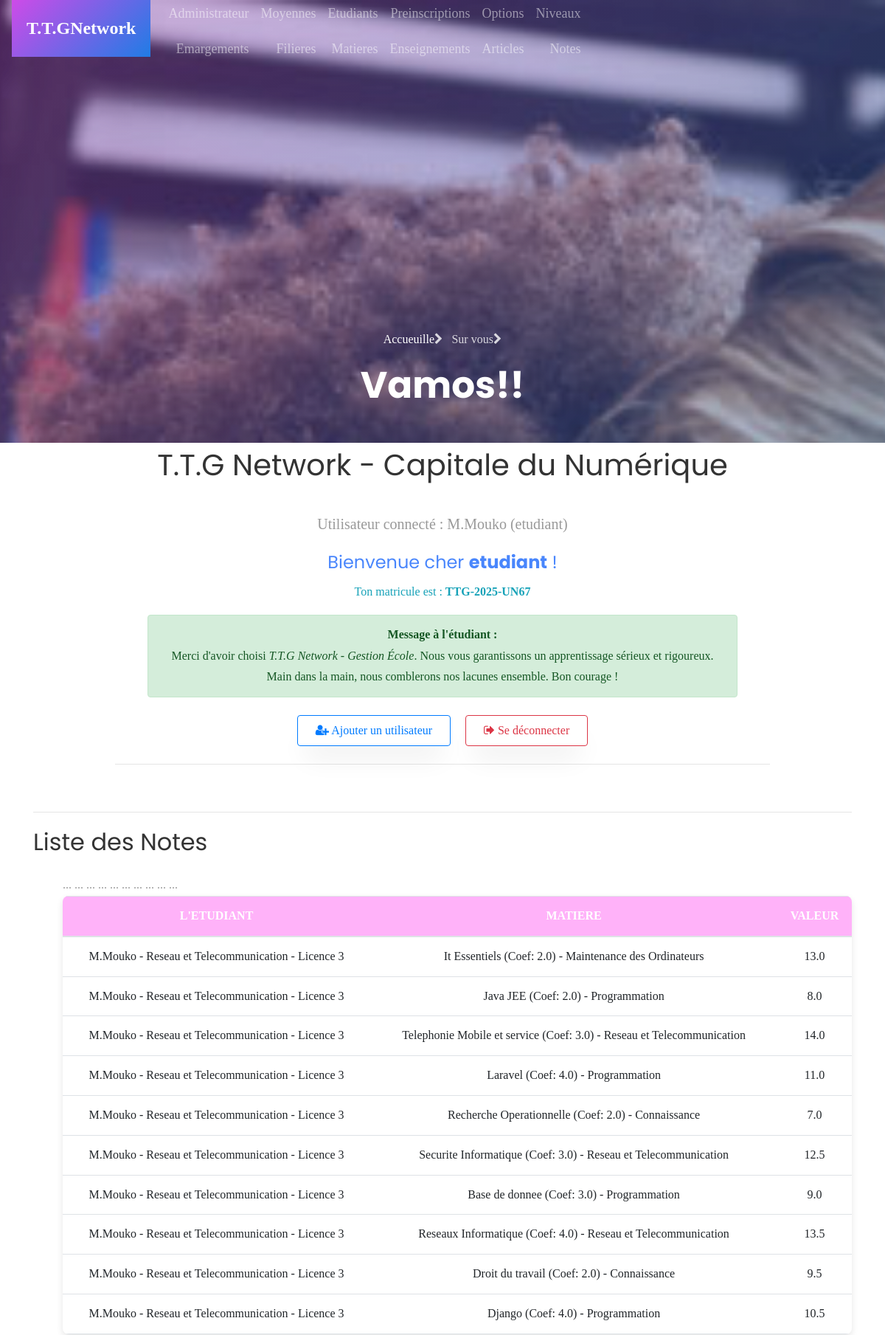
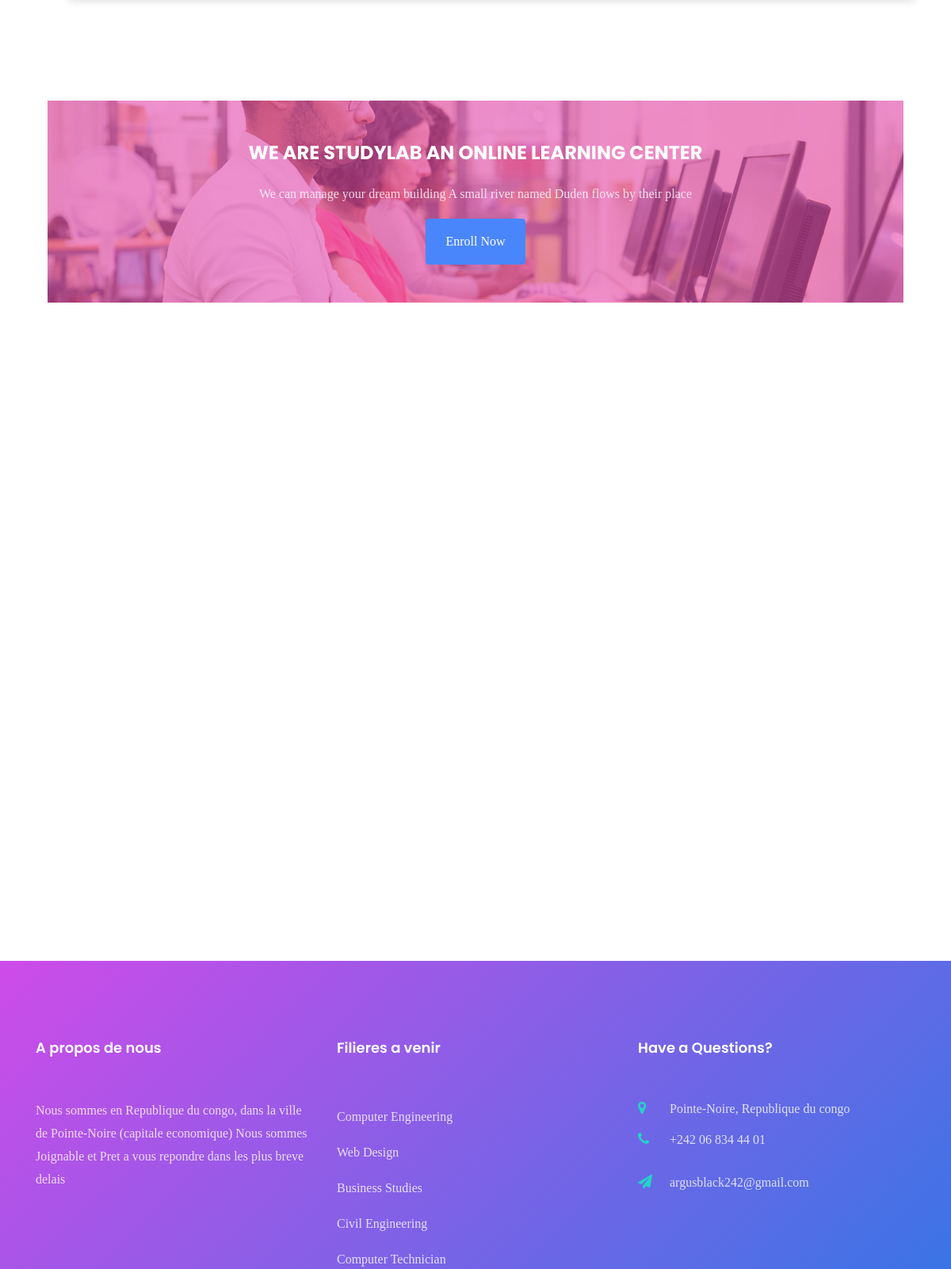
/note (signed in, upper part), run on the app's committed database (2 pictures, top to bottom).
### core/models.py (models this page shows, shortened)
class User(AbstractUser):
    ROLES = (
        ('admin', 'Administrateur'),
        ('formateur', 'Formateur'),
        ('etudiant', 'Étudiant'),
        ('parent', 'Parent'),
    )
    role = models.CharField(max_length=20, choices=ROLES)
    code_formateur = models.CharField(max_length=10, unique=True, null=True, blank=True)
    code_parent = models.CharField(max_length=10, unique=True, null=True, blank=True)
    matricule = models.CharField(max_length=30, unique=True, null=True, blank=True)
    def __str__(self):
        return f"{self.username} ({self.role})"

class Note(models.Model):
    etudiant = models.ForeignKey(Etudiant, on_delete=models.CASCADE)
    matiere = models.ForeignKey(Matiere, on_delete=models.CASCADE)
    valeur = models.FloatField()

class Etudiant(models.Model):
    user = models.OneToOneField(User, on_delete=models.CASCADE, limit_choices_to={'role': 'etudiant'})
    option = models.ForeignKey(Option, on_delete=models.SET_NULL, null=True)
    filiere = models.ForeignKey(Filiere, on_delete=models.SET_NULL, null=True)
    niveau = models.ForeignKey(Niveau, on_delete=models.SET_NULL, null=True)
    date_inscription = models.DateField(default=timezone.now)
    def __str__(self):
        return f"{self.user.username if self.user else 'Inconnu'} - {self.option.nom if self.option else 'Option ?'} - {self.niveau.nom if self.niveau else 'Niveau ?'}"

class Option(models.Model):
    nom = models.CharField(max_length=100)
    filiere = models.ForeignKey(Filiere, on_delete=models.CASCADE)
    class Meta:
        constraints = [
            models.UniqueConstraint(fields=['nom', 'filiere'], name='unique_option_par_filiere_et_niveau')
        ]
        verbose_name = "Option"
        verbose_name_plural = "Options"

class Niveau(models.Model):
    nom = models.CharField(max_length=50)

class Matiere(models.Model):
    nom = models.CharField(max_length=100)
    coefficient = models.FloatField()
    option = models.ForeignKey(Option, on_delete=models.CASCADE)
    def __str__(self):
        return f"{self.nom} (Coef: {self.coefficient}) - {self.option.nom if self.option else 'Option ?'}"

### core/views.py (the view)
# urls.py: path('note', views.notes_view, name='note'),
@login_required
def notes_view(request):
    notes = Note.objects.all()
    return render(request, 'liste_notes.html', {'notes': notes})

### core/templates/liste_notes.html (shortened to what this page needs)
{% extends "base.html" %}
{% block content %}
  <hr>
  <h2>Liste des Notes</h2>
  <ul>
    <table class="table">
			<thead>
			    <th>L'etudiant</th>
          <th>Matiere</th>
          <th>Valeur</th>
			</thead>
      {% for note in notes %}
			<tbody>
				  <td>{{ note.etudiant }}</td>
          <td>{{ note.matiere }}</td>
          <td>{{ note.valeur }}</td>
			</tbody>
      {% endfor %}
		</table>
  </ul>
  <section class="ftco-intro ftco-section ftco-no-pb">
 <div class="container">
  <div class="row justify-content-center">
   <div class="col-md-12 text-center">
    <div class="img"  style="background-image: url(static/images/bg_4.jpg);">
     <div class="overlay"></div>
     <h2>We Are StudyLab An Online Learning Center</h2>
     <p>We can manage your dream building A small river named Duden flows by their place</p>
     <p class="mb-0"><a href="#" class="btn btn-primary px-4 py-3">Enroll Now</a></p>
   </div>
 </div>
</div>
</div>
</section>
<section class="ftco-section services-section">
  <div class="container">
    <div class="row d-flex">
   <div class="col-md-6">
     <div class="row">
    </div>
  </div>
</div>
</div>
</section>
{% endblock %}

### core/templates/base.html (shortened to what this page needs)
<!DOCTYPE html>
<html lang="en">
  {% load static %}
<head>
	<link rel="stylesheet" href="https://stackpath.bootstrapcdn.com/font-awesome/4.7.0/css/font-awesome.min.css">
	<link rel="stylesheet" href="{% static 'css/animate.css' %}">
	<link rel="stylesheet" href="{% static 'css/feuille.css' %}">
	<link rel="stylesheet" href="{% static 'css/owl.carousel.min.css' %}">
	<link rel="stylesheet" href="{% static 'css/owl.theme.default.min.css' %}">
	<link rel="stylesheet" href="{% static 'css/magnific-popup.css' %}">
	<link rel="stylesheet" href="{% static 'css/bootstrap-datepicker.css' %}">
	<link rel="stylesheet" href="{% static 'css/jquery.timepicker.css' %}">
	<link rel="stylesheet" href="{% static 'css/flaticon.css' %}">
	<link rel="stylesheet" href="{% static 'css/style.css' %}">
</head>
<body>
	<nav class="navbar navbar-expand-lg navbar-dark ftco_navbar bg-dark ftco-navbar-light" id="ftco-navbar">
		<div class="container">
			<a class="navbar-brand" href="index.html"><span>T.T.G</span>Network</a>
			<div class="collapse navbar-collapse" id="ftco-nav" style="font-family:Georgia, 'Times New Roman', Times, serif;font-size:large;">
				<ul class="navbar-nav ml-auto">
          <div>
            <li class="nav-item"><a href="{% url 'admin:index' %}" class="nav-link">Administrateur</a></li>
            <li class="nav-item"><a href="{% url 'liste_emargements' %}" class="nav-link">Emargements</a></li>
          </div>
					<div>
            <li class="nav-item"><a href="{% url 'recherche_moyenne' %}" class="nav-link">Moyennes</a></li>
            <li class="nav-item"><a href="{% url 'filiere' %}" class="nav-link">Filieres</a></li>
          </div>
          <div>
            <li class="nav-item"><a href="{% url 'etudiant' %}" class="nav-link">Etudiants</a></li>
            <li class="nav-item"><a href="{% url 'matiere' %}" class="nav-link">Matieres</a></li>
          </div>
					<div>
            <li class="nav-item"><a href="{% url 'preinscription' %}" class="nav-link">Preinscriptions</a></li>
            <li class="nav-item"><a href="{% url 'enseignement' %}" class="nav-link">Enseignements</a></li>
          </div>
          <div>
            <li class="nav-item"><a href="{% url 'options' %}" class="nav-link">Options</a></li>
            <li class="nav-item"><a href="{% url 'article' %}" class="nav-link">Articles</a></li>
          </div>
          <div>
            <li class="nav-item"><a href="{% url 'niveau' %}" class="nav-link">Niveaux</a></li>
            <li class="nav-item"><a href="{% url 'note' %}" class="nav-link">Notes</a></li>
          </div>
				</ul>
			</div>
		</div>
    <div class="collapse navbar-collapse" id="ftco-nav">
			</div>
	</nav>
	<section class="hero-wrap hero-wrap-2" style="background-image: url('/static/images/image_4.jpg');">
		<div class="overlay"></div>
		<div class="container">
			<div class="row no-gutters slider-text align-items-end justify-content-center">
				<div class="col-md-9 ftco-animate pb-5 text-center">
					<p class="breadcrumbs"><span class="mr-2"><a href="{% url 'connexion' %}">Accueuille<i class="fa fa-chevron-right"></i></a></span> <span>Sur vous<i class="fa fa-chevron-right"></i></span></p>
					<h1 class="mb-0 bread">Vamos!!</h1>
				</div>
			</div>
		</div>
	</section>
  <section>
    <div class="container" id="base">
        <h1>T.T.G Network - Capitale du Numérique</h1>
    <main class="py-4 text-center">
      <p class="lead">Utilisateur connecté : <strong>{{ user }}</strong></p>
      {% if user.is_authenticated %}
        {% if user.role %}
          <p class="text-primary h4">Bienvenue cher <strong>{{ user.role }}</strong> !</p>
        {% else %}
          <p class="text-primary h4">Bienvenue cher <strong>Admin</strong> !</p>
        {% endif %}
        {% if user.matricule %}
          <p class="text-info">Ton matricule est : <strong>{{ user.matricule }}</strong></p>
          <div class="alert alert-success" role="alert" style="max-width: 800px; margin: auto;">
            <strong>Message à l'étudiant :</strong><br>
            Merci d'avoir choisi <em>T.T.G Network - Gestion École</em>. Nous vous garantissons un apprentissage sérieux et rigoureux. Main dans la main, nous comblerons nos lacunes ensemble. Bon courage !
          </div>
        {% else %}
          <div class="alert alert-dark" role="alert" style="max-width: 800px; margin: auto;">
            <strong>Message à l’administrateur :</strong><br>
            Merci pour votre dévouement. Votre autorité est un symbole de notre confiance. Prenez soin de votre santé pour assurer la continuité des opérations !
          </div>
        {% endif %}
      {% endif %}
      <div class="mt-4 d-flex justify-content-center gap-3" style="gap: 20px;">
        <a href="{% url 'urlregister' %}" class="btn btn-outline-primary px-4 py-2">
          <i class="fa fa-user-plus"></i> Ajouter un utilisateur
        </a>
        <a href="{% url 'urllogout' %}" class="btn btn-outline-danger px-4 py-2">
          <i class="fa fa-sign-out"></i> Se déconnecter
        </a>
      </div>
      <hr class="my-4" style="width: 80%;">
    </main>
    </div>
  </section>
  <section >
    <div class="container">
      {% block content %}{% endblock %}
    </div>
  </section>
<footer class="ftco-footer ftco-no-pt">
  <div class="container">
    <div class="row mb-5">
      <div class="col-md pt-5">
        <div class="ftco-footer-widget pt-md-5 mb-4">
          <h2 class="ftco-heading-2">A propos de nous</h2>
          <p>Nous sommes en Republique du congo, dans la ville de Pointe-Noire (capitale economique) Nous sommes Joignable et Pret a vous repondre dans les plus breve delais</p>
          <ul class="ftco-footer-social list-unstyled float-md-left float-lft">
          </ul>
        </div>
      </div>
      <div class="col-md pt-5">
        <div class="ftco-footer-widget pt-md-5 mb-4">
          <h2 class="ftco-heading-2">Filieres a venir</h2>
          <ul class="list-unstyled">
            <li><a href="#" class="py-2 d-block">Computer Engineering</a></li>
            <li><a href="#" class="py-2 d-block">Web Design</a></li>
            <li><a href="#" class="py-2 d-block">Business Studies</a></li>
            <li><a href="#" class="py-2 d-block">Civil Engineering</a></li>
            <li><a href="#" class="py-2 d-block">Computer Technician</a></li>
          </ul>
        </div>
      </div>
      <div class="col-md pt-5">
        <div class="ftco-footer-widget pt-md-5 mb-4">
          <h2 class="ftco-heading-2">Have a Questions?</h2>
          <div class="block-23 mb-3">
            <ul>
              <li><span class="icon fa fa-map-marker"></span><span class="text">Pointe-Noire, Republique du congo</span></li>
              <li><a href="#"><span class="icon fa fa-phone"></span><span class="text">+242 06 834 44 01</span></a></li>
              <li><a href="#"><span class="icon fa fa-paper-plane"></span><span class="text">argusblack242@gmail.com</span></a></li>
            </ul>
          </div>
        </div>
      </div>
    </div>
    </div>
  </footer>
</body>
</html>

### core/static/css/feuille.css (style rules this page uses)
section { font-family:Cambria, Cochin, Georgia, Times, 'Times New Roman', serif; font-family: 'Franklin Gothic Medium', 'Arial Narrow', Arial, sans-serif; }
div { font-family:Cambria, Cochin, Georgia, Times, 'Times New Roman', serif; }
#base { text-align: center; font-family:Cambria, Cochin, Georgia, Times, 'Times New Roman', serif; width: 100%; }
table { width: 100%; text-align:justify; }
#ftco-nav { font-family: 'Franklin Gothic Medium', 'Arial Narrow', Arial, sans-serif; text-align: end; content: ''; display: block; width: 60%; height: 4px; margin: 8px auto 0; border-radius: 2px; }

### core/templates/base.html (style rules this page uses)
h2::after { font-family: 'Franklin Gothic Medium', 'Arial Narrow', Arial, sans-serif; text-align: center; content: ''; display: block; width: 60%; height: 4px; margin: 8px auto 0; border-radius: 2px; }
table { width: 90%; margin: 0 auto; border-collapse: collapse; background-color: #ffffff; box-shadow: 0 4px 10px rgba(0, 0, 0, 0.1); border-radius: 8px; overflow: hidden; }
thead { background-color:rgba(255, 0, 234, 0.3); color: white; text-transform: uppercase; }
th, td { padding: 14px 20px; border-bottom: 1px solid #dee2e6; text-align: center; }

### data on the page
User: username+role "M.Mouko (etudiant)", role "etudiant", matricule "TTG-2025-UN67"
Note: etudiant "M.Mouko - Reseau et Telecommunication - Licence 3", matiere "It Essentiels (Coef: 2.0) - Maintenance des Ordinateurs", valeur "13.0"
Note: etudiant "M.Mouko - Reseau et Telecommunication - Licence 3", matiere "Java JEE (Coef: 2.0) - Programmation", valeur "8.0"
Note: etudiant "M.Mouko - Reseau et Telecommunication - Licence 3", matiere "Telephonie Mobile et service (Coef: 3.0) - Reseau et Telecommunication", valeur "14.0"
Note: etudiant "M.Mouko - Reseau et Telecommunication - Licence 3", matiere "Laravel (Coef: 4.0) - Programmation", valeur "11.0"
Note: etudiant "M.Mouko - Reseau et Telecommunication - Licence 3", matiere "Recherche Operationnelle (Coef: 2.0) - Connaissance", valeur "7.0"
Note: etudiant "M.Mouko - Reseau et Telecommunication - Licence 3", matiere "Securite Informatique (Coef: 3.0) - Reseau et Telecommunication", valeur "12.5"
Note: etudiant "M.Mouko - Reseau et Telecommunication - Licence 3", matiere "Base de donnee (Coef: 3.0) - Programmation", valeur "9.0"
Note: etudiant "M.Mouko - Reseau et Telecommunication - Licence 3", matiere "Reseaux Informatique (Coef: 4.0) - Reseau et Telecommunication", valeur "13.5"
Note: etudiant "M.Mouko - Reseau et Telecommunication - Licence 3", matiere "Droit du travail (Coef: 2.0) - Connaissance", valeur "9.5"
Note: etudiant "M.Mouko - Reseau et Telecommunication - Licence 3", matiere "Django (Coef: 4.0) - Programmation", valeur "10.5"
